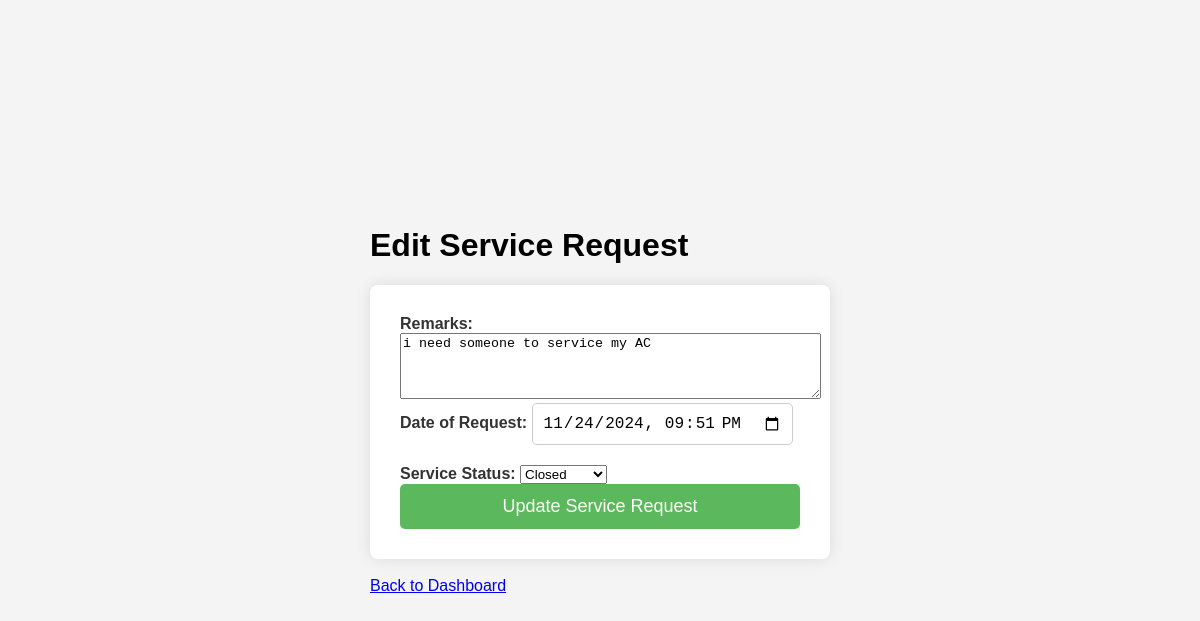
Page /customer/service/edit/1 on the committed database.
### model/model.py (models this page shows)
class ServiceRequest(db.Model):
    id = db.Column(db.Integer, primary_key=True, autoincrement=True)
    service_id = db.Column(db.Integer, db.ForeignKey("service.id"), nullable=False)
    customer_id = db.Column(db.Integer, db.ForeignKey("customer.id"), nullable=False)
    professional_id = db.Column(db.Integer, db.ForeignKey("service_professional.id"), nullable=True)
    date_of_request = db.Column(db.DateTime, nullable=False)
    date_of_completion = db.Column(db.DateTime, nullable=True)
    service_status = db.Column(db.String(50), default="requested", nullable=False)
    remarks = db.Column(db.Text, nullable=True)

### app.py (the view, shortened to what this page needs)
@app.route("/customer/service/edit/<int:request_id>", methods=["GET", "POST"])
def edit_service_request(request_id):
    service_request = ServiceRequest.query.get(request_id)
    if not service_request:
        flash("Service request not found.")
        return redirect(url_for("customer_dashboard"))
    return render_template("edit_service_request.html", service_request=service_request)

### Templates/edit_service_request.html (shortened to what this page needs)
<!DOCTYPE html>
<html lang="en">
<head>
    <link rel="stylesheet" href="{{ url_for('static', filename='edit_service.css') }}">
</head>
<body>
    <div class="container">
        <h1>Edit Service Request</h1>
        <form method="POST" action="{{ url_for('edit_service_request', request_id=service_request.id) }}">
            <div class="form-group">
                <label for="remarks">Remarks:</label>
                <textarea name="remarks" id="remarks" rows="4" cols="50" required>{{ service_request.remarks }}</textarea>
            </div>
            <div class="form-group">
                <label for="date_of_request">Date of Request:</label>
                <input type="datetime-local" name="date_of_request" id="date_of_request" value="{{ service_request.date_of_request.strftime('%Y-%m-%dT%H:%M') }}" required>
            </div>
            <div class="form-group">
                <label for="service_status">Service Status:</label>
                <select name="service_status" id="service_status">
                    <option value="closed" {% if service_request.service_status == 'closed' %}selected{% endif %}>Closed</option>
                </select>
            </div>
            <button type="submit">Update Service Request</button>
        </form>
        <br>
        <a href="{{ url_for('customer_dashboard') }}">Back to Dashboard</a>
    </div>
</body>
</html>

### static/edit_service.css (style rules this page uses)
body { font-family: Arial, sans-serif; background-color: #f4f4f4; display: flex; justify-content: center; align-items: center; height: 100vh; margin: 0; }
form { background-color: #ffffff; padding: 30px; border-radius: 8px; box-shadow: 0 0 15px rgba(0, 0, 0, 0.1); width: 100%; max-width: 400px; display: flex; flex-direction: column; }
label { margin-bottom: 8px; font-weight: bold; color: #333; }
input { padding: 10px; margin-bottom: 20px; border: 1px solid #ccc; border-radius: 5px; font-size: 16px; }
button { background-color: #5cb85c; color: #ffffff; border: none; padding: 12px; border-radius: 5px; font-size: 18px; cursor: pointer; transition: background-color 0.3s; }

### rows in the picture
ServiceRequest: remarks "i need someone to service my AC", date_of_request "11/24/2024 21:51", service_status "Closed"
